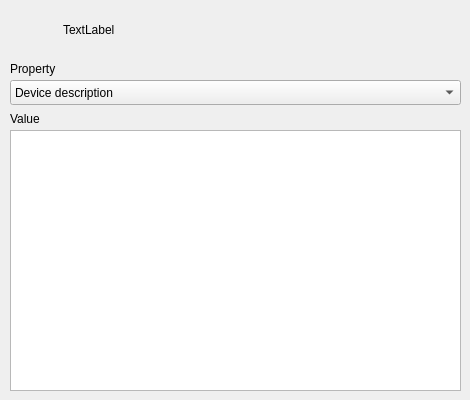
                    <widget class="QWidget" name="tabDetails">
                        <attribute name="title">
                            <string>Details</string>
                        </attribute>
                        <widget class="QWidget" name="layoutWidget_3">
                            <property name="geometry">
                                <rect>
                                    <x>10</x>
                                    <y>10</y>
                                    <width>451</width>
                                    <height>41</height>
                                </rect>
                            </property>
                            <layout class="QHBoxLayout" name="horizontalLayout_3">
                                <item>
                                    <widget class="QLabel" name="labelIconDetails">
                                        <property name="sizePolicy">
                                            <sizepolicy hsizetype="Fixed" vsizetype="Fixed">
                                                <horstretch>0</horstretch>
                                                <verstretch>0</verstretch>
                                            </sizepolicy>
                                        </property>
                                        <property name="minimumSize">
                                            <size>
                                                <width>32</width>
                                                <height>32</height>
                                            </size>
                                        </property>
                                        <property name="maximumSize">
                                            <size>
                                                <width>32</width>
                                                <height>32</height>
                                            </size>
                                        </property>
                                        <property name="text">
                                            <string/>
                                        </property>
                                    </widget>
                                </item>
                                <item>
                                    <spacer name="horizontalSpacer_20">
                                        <property name="orientation">
                                            <enum>Qt::Horizontal</enum>
                                        </property>
                                        <property name="sizeType">
                                            <enum>QSizePolicy::Maximum</enum>
                                        </property>
                                        <property name="sizeHint" stdset="0">
                                            <size>
                                                <width>15</width>
                                                <height>20</height>
                                            </size>
                                        </property>
                                    </spacer>
                                </item>
                                <item>
                                    <widget class="QLabel" name="labelDeviceNameDetails">
                                        <property name="sizePolicy">
                                            <sizepolicy hsizetype="Preferred" vsizetype="Preferred">
                                                <horstretch>0</horstretch>
                                                <verstretch>0</verstretch>
                                            </sizepolicy>
                                        </property>
                                        <property name="maximumSize">
                                            <size>
                                                <width>16777215</width>
                                                <height>20</height>
                                            </size>
                                        </property>
                                        <property name="text">
                                            <string>TextLabel</string>
                                        </property>
                                    </widget>
                                </item>
                            </layout>
                        </widget>
                        <widget class="QLabel" name="label">
                            <property name="geometry">
                                <rect>
                                    <x>10</x>
                                    <y>60</y>
                                    <width>54</width>
                                    <height>17</height>
                                </rect>
                            </property>
                            <property name="text">
                                <string>Property</string>
                            </property>
                        </widget>
                        <widget class="QComboBox" name="comboBoxDetailsProperty">
                            <property name="geometry">
                                <rect>
                                    <x>10</x>
                                    <y>80</y>
                                    <width>451</width>
                                    <height>25</height>
                                </rect>
                            </property>
                            <item>
                                <property name="text">
                                    <string>Device description</string>
                                </property>
                            </item>
                            <item>
                                <property name="text">
                                    <string>Device instance path</string>
                                </property>
                            </item>
                            <item>
                                <property name="text">
                                    <string>Hardware Ids</string>
                                </property>
                            </item>
                            <item>
                                <property name="text">
                                    <string>Compatible Ids</string>
                                </property>
                            </item>
                        </widget>
                        <widget class="QLabel" name="label_15">
                            <property name="geometry">
                                <rect>
                                    <x>10</x>
                                    <y>110</y>
                                    <width>31</width>
                                    <height>17</height>
                                </rect>
                            </property>
                            <property name="text">
                                <string>Value</string>
                            </property>
                        </widget>
                        <widget class="QListWidget" name="listWidgetDetailsPropertyValue">
                            <property name="geometry">
                                <rect>
                                    <x>10</x>
                                    <y>130</y>
                                    <width>451</width>
                                    <height>261</height>
                                </rect>
                            </property>
                        </widget>
                    </widget>
